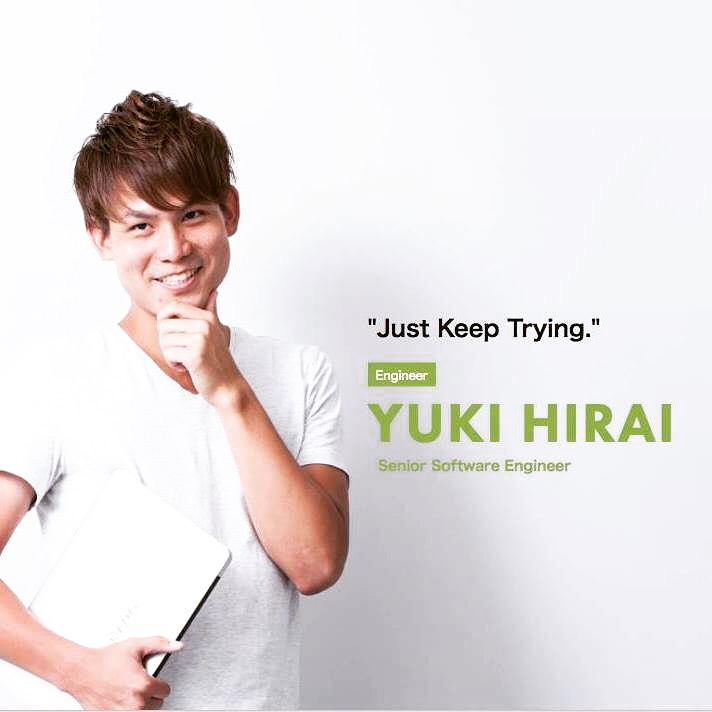
#> input picture programming/python/opencv/face.jpg, 712 x 712 px
$ python main.py
#> lines starting #> are read from the running program, lines starting #| are printed output that depends on the picture; after the words box and inside, x2 and y2 are one past the last pixel; in counts of white or black regions, pixels touching at a corner belong together
import cv2

# Haar-like特徴分類器の読み込み
face_cascade = cv2.CascadeClassifier('data/haarcascades/haarcascade_frontalface_default.xml')
eye_cascade = cv2.CascadeClassifier('data/haarcascades/haarcascade_eye.xml')

# イメージファイルの読み込み
img = cv2.imread('face.jpg')
#> img is the input picture: shape (712, 712, 3); mean B, G, R 224.3, 224.5, 230.1

# グレースケール変換
gray = cv2.cvtColor(img, cv2.COLOR_BGR2GRAY)
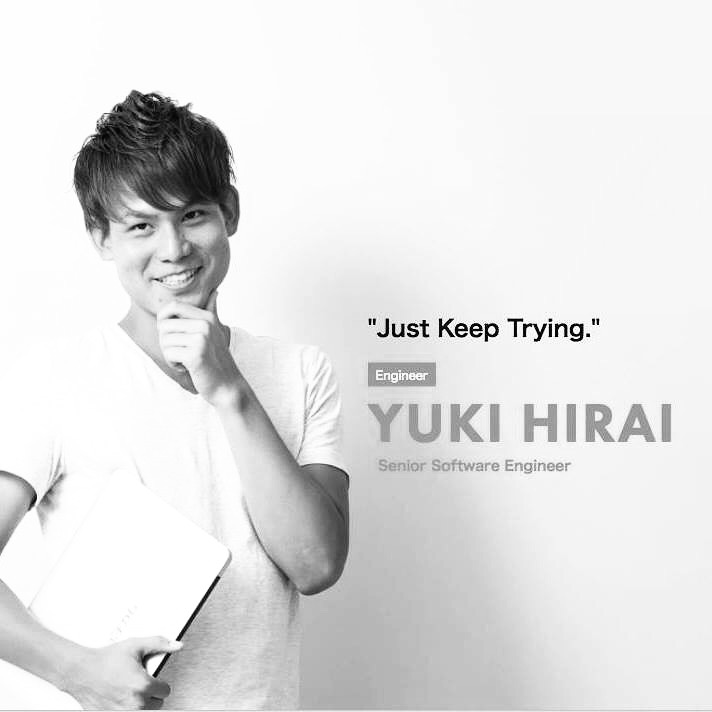
#> gray: shape (712, 712); min 0, max 255, mean 226.1

# 顔を検知
faces = face_cascade.detectMultiScale(gray)
#> faces = [[100, 174, 132, 132]]
for (x,y,w,h) in faces:
    # 検知した顔を矩形で囲む
    cv2.rectangle(img,(x,y),(x+w,y+h),(255,0,0),2)
    # 顔画像（グレースケール）
    roi_gray = gray[y:y+h, x:x+w]
    # 顔ｇ増（カラースケール）
    roi_color = img[y:y+h, x:x+w]
    # 顔の中から目を検知
    eyes = eye_cascade.detectMultiScale(roi_gray)
    for (ex,ey,ew,eh) in eyes:
        # 検知した目を矩形で囲む
        cv2.rectangle(roi_color,(ex,ey),(ex+ew,ey+eh),(0,255,0),2)
#> this loop made 1 pass
#> (x, y, w, h, eyes) on pass 1: (100, 174, 132, 132, [[79, 27, 29, 29], [22, 33, 38, 38]])
#> pass 1, `roi_gray = gray[y:y+h, x:x+w]`:
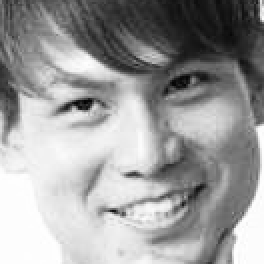
#> roi_gray: shape (132, 132) (shown 2 times larger); min 2, max 255, mean 156.3
#> pass 1, `roi_color = img[y:y+h, x:x+w]`:
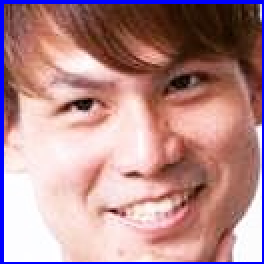
#> roi_color: shape (132, 132, 3) (shown 2 times larger); mean B, G, R 140.7, 138.4, 180.1
#> after the loop:
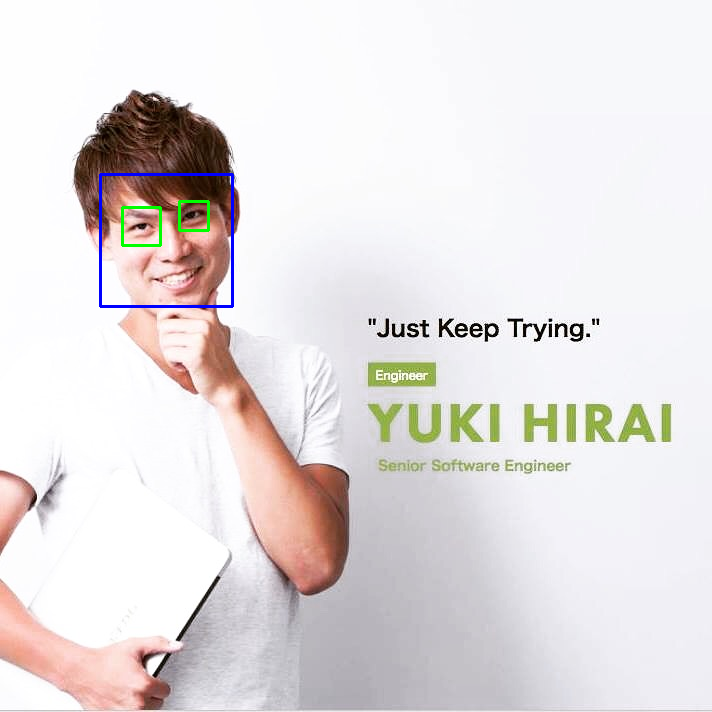
#> img: shape (712, 712, 3); 0.47% of pixels changed, all inside (x1, y1, x2, y2) = (99, 173, 234, 308)
#> after the loop:
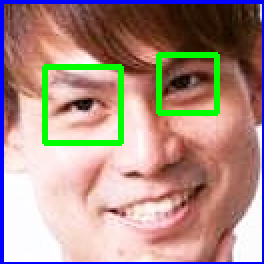
#> roi_color: shape (132, 132, 3) (shown 2 times larger); 4.57% of pixels changed, all inside (x1, y1, x2, y2) = (21, 26, 110, 73)

# 画像表示
cv2.imshow('img',img)

# 何かキーを押したら終了
cv2.waitKey(0)
cv2.destroyAllWindows()
